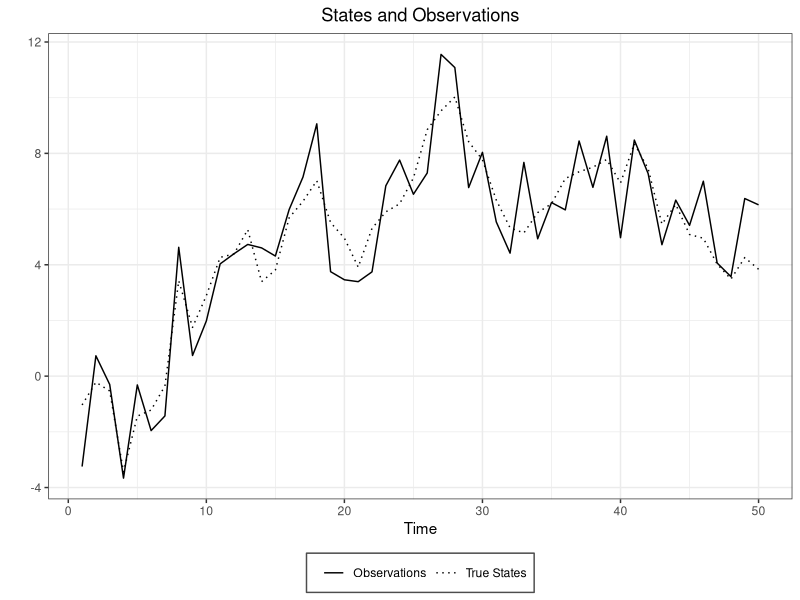
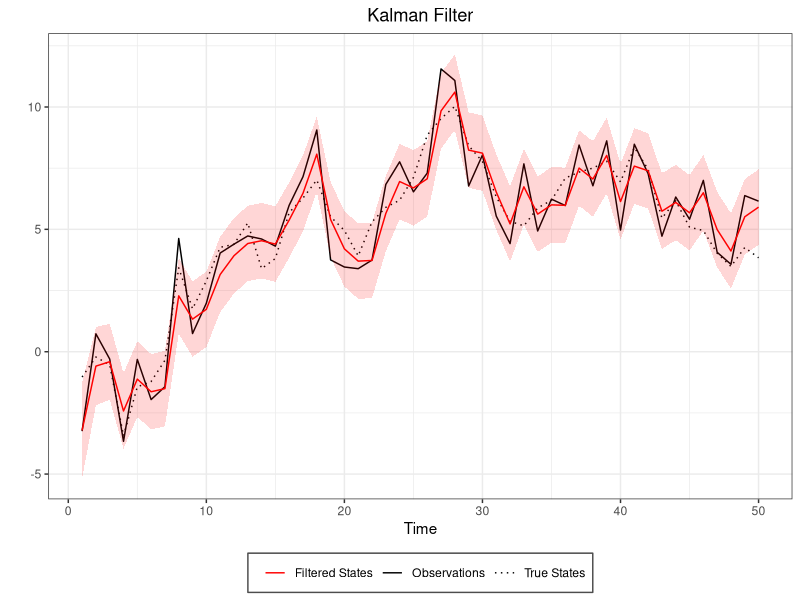
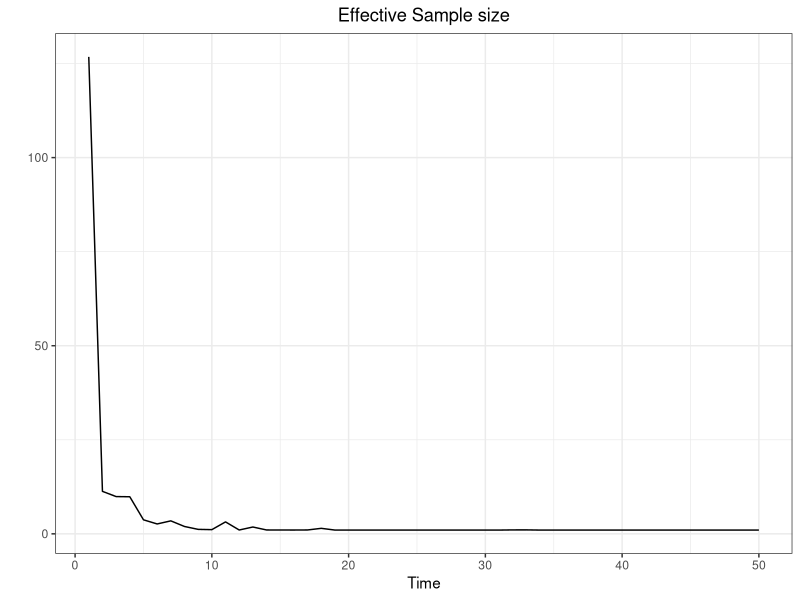
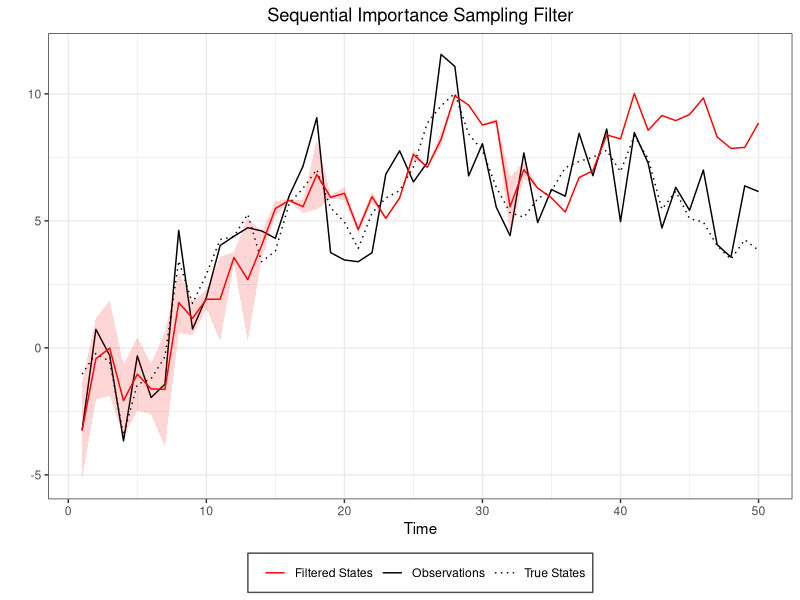
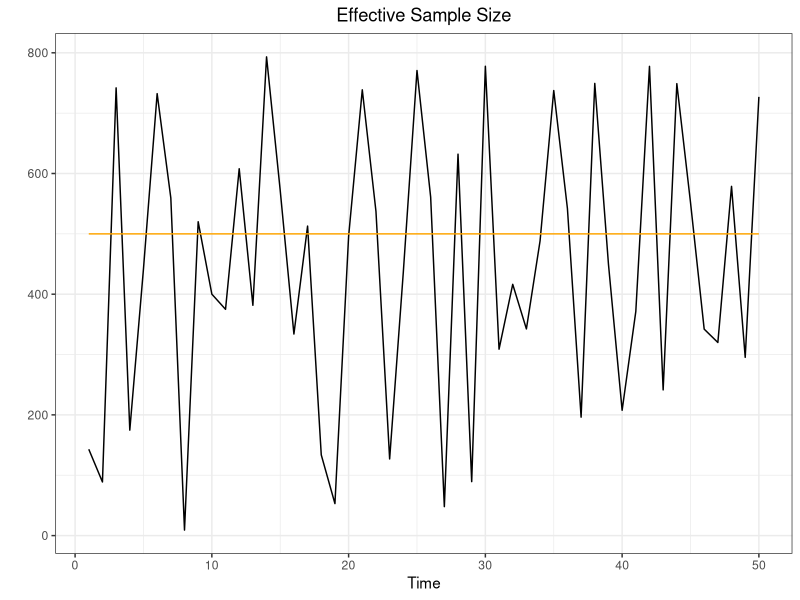
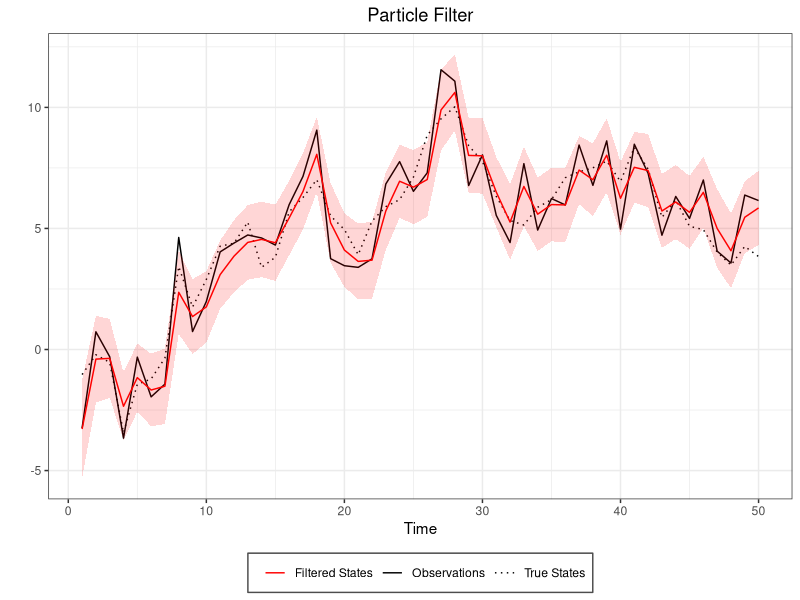
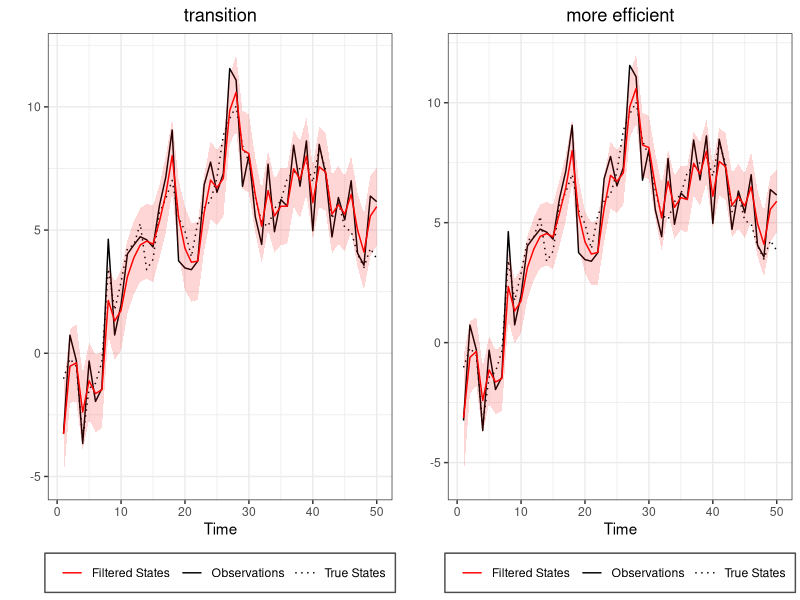
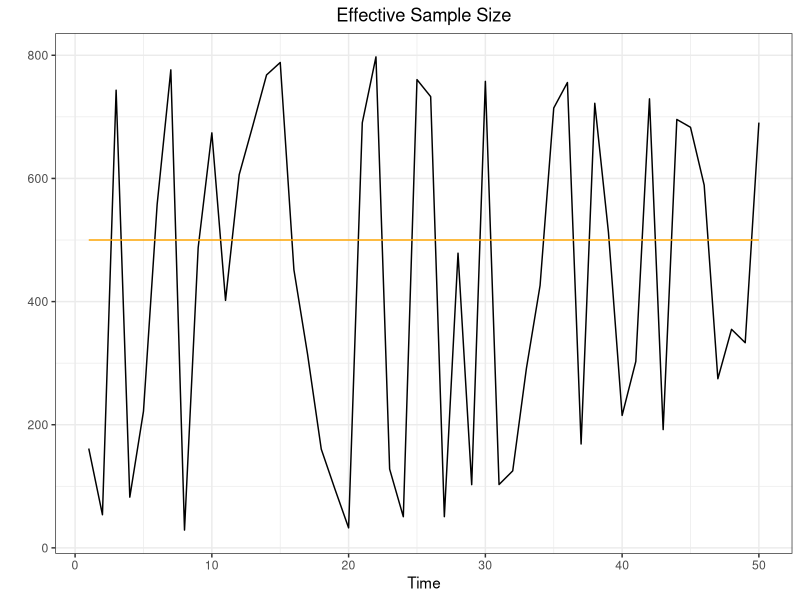

Reproduce these figures in R, in order.
## ---- chunk 1
library(ggplot2)
library(ggpubr)
library(kableExtra)
## ---- chunk 2
#Calcolo intevalli di credibilità
#--------------------------------
Coverage<-function(fun){
  
  Filt<-Filtervalues(fun)
  mean<-Filt$mean
  sd<-Filt$sd
  vec<-NULL
  for(t in 1:length(mean)){
  if(mean[t]-1.96*sd[t]<truex[t] & truex[t]<mean[t]+1.96*sd[t]){vec[t]<-1}else{vec[t]<-0}
  }
  return(mean(vec))
}

#RMSE
#----
RMSE<-function(x,xhat){sqrt(mean((x - xhat)^2))}
## ---- chunk 3
library(ggplot2)
q025=function(x){quantile(x,0.025)}
q975=function(x){quantile(x,0.975)}


set.seed(1991)
dlm.sim = function(n,sigma,tau,x0){
  x    = rep(0,n)  #state process
  y    = rep(0,n)  #obs process
  x[1] = rnorm(1,x0,tau)
  y[1] = rnorm(1,x[1],sigma)
  for (t in 2:n){
    x[t] = rnorm(1,x[t-1],tau)
    y[t] = rnorm(1,x[t],sigma)
  }
  return(list(x=x,y=y))
}

n=50
tau2=1
sigma2=1
sigma=sqrt(sigma2)
tau=sqrt(tau2)
x0=0

sim<-dlm.sim(n,sigma,tau,x0)
y<-sim$y
x<-sim$x
truex<-x

timeframe<-c(1:length(y))
df<-data.frame(timeframe,y,x)

ggplot(df,aes(x=timeframe))+
  geom_line(aes(y=y, linetype="Observations"))+
  geom_line(aes(y=x, linetype="True States"))+
  scale_linetype_manual(name="",
                      values=c("Observations" = 1,
                               "True States" = 3))+
  labs(x="Time",
       y="")+
  ggtitle("States and Observations")+
  theme_bw()+
  theme(legend.direction = "horizontal", legend.position = "bottom", legend.key = element_blank(), 
        legend.background = element_rect(fill = "white", colour = "gray30")) +
  theme(plot.title = element_text(hjust = 0.5))
## ---- chunk 4
DLM<-function(data,sig2,tau2,m0,C0){
  n  = length(data)
  m  = rep(0,n)
  C  = rep(0,n)
  for (t in 1:n){
    if (t==1){
      a = m0
      R = C0 + tau2
    }else{
      a = m[t-1]
      R = C[t-1] + tau2
    }
    A = R/(R+sig2)
    m[t] = (1-A)*a + A*y[t]
    C[t] = A*sig2
  }
  return(list(m=m,C=C))
}
## ---- chunk 5
#Kalman Filter
#-------------
m0=0
C0=100
filtval<-DLM(y,sigma2,tau2,m0,C0)
m<-filtval$m
C<-filtval$C
Low = m + qnorm(0.025)*sqrt(C)
Up = m + qnorm(0.975)*sqrt(C)

#Put everything in a data frate (for ggplot)
timeframe<-c(1:length(y))
DLM.df<-data.frame(timeframe,y,x,m,C,Low,Up)

#Plots (observetions in black and filtered states in red)
ggplot(DLM.df,aes(x=timeframe))+
  geom_line(aes(y=y, col="Observations", linetype="Observations"))+
  geom_line(aes(y=x, col="True States", linetype="True States"))+
  geom_line(aes(y=m, col="Filtered States", linetype="Filtered States"))+
  geom_ribbon(aes(ymin = Low, ymax = Up),
              fill="red",alpha=0.16) +
    scale_color_manual("",
                      values=c("Observations" = "black",
                               "True States" = "black",
                               "Filtered States"= "red"))+
  scale_linetype_manual("",
                      values=c("Observations" = 1,
                               "True States" = 3,
                               "Filtered States"=1))+
  labs(x="Time",
       y="")+
  ggtitle("Kalman Filter")+
  theme_bw()+
    theme(legend.direction = "horizontal", legend.position = "bottom", legend.key = element_blank(), 
        legend.background = element_rect(fill = "white", colour = "gray30")) +
  theme(plot.title = element_text(hjust = 0.5))
## ---- chunk 6
SISfun<-function(data,N,m0,C0,tau,sigma){
  xs<-NULL
  ws<-NULL
  ess<-NULL
  x  = rnorm(N,m0,sqrt(C0))
  w  = rep(1/N,N)
  for(t in 1:length(data)){
    x    = rnorm(N,x,tau)                   #sample from N(x_{t-1},tau)
    w    = w*dnorm(data[t],x,sigma)         #update weight
    xs = rbind(xs,x)
    ws = rbind(ws,w)
    
    wnorm= w/sum(w)                         #normalized weight
    ESS  = 1/sum(wnorm^2)                   #effective sample size
    
    ess =rbind(ess,ESS)
  }
  
  return(list(xs=xs,ws=ws,ess=ess))
}
## ---- chunk 7
N=1000
sis<-SISfun(y,N,m0,C0,tau,sigma)
sisxs<-sis$xs
sisws<-sis$ws
sisess<-sis$ess
sis.data<-data.frame(df,sisxs,sisws,sisess)

ggplot(sis.data,aes(x=timeframe))+
  geom_line(aes(y=sisess))+
    labs(x="Time",
       y="")+
  ggtitle("Effective Sample size")+
  theme_bw()+
  theme(plot.title = element_text(hjust = 0.5))
## ---- chunk 8
Filtervalues<-function(fun){
  xhat<-sapply(1:n,function(i)
    weighted.mean(fun$xs[i,],fun$ws[i,]))
  sdhat<-sapply(1:n,function(i)
    sqrt(weighted.mean((fun$xs[i,]-xhat[i])^2,fun$ws[i,])))
  
  return(list(mean=xhat,sd=sdhat))
  
}

Filtplot<-function(dataframe,fun,title){

Filt<-Filtervalues(fun)
mean<-Filt$mean
sd<-Filt$sd
dataframe<-data.frame(dataframe,mean,sd)
  
ggplot(dataframe,aes(x=timeframe))+
  geom_line(aes(y=y, col="Observations", linetype="Observations"))+
  geom_line(aes(y=x, col="True States", linetype="True States"))+
  geom_line(aes(y=mean, col="Filtered States", linetype="Filtered States"))+
  geom_ribbon(aes(ymin = mean-1.96*sd, ymax = mean+1.96*sd),
              fill="red",alpha=0.16) +
    scale_color_manual("",
                      values=c("Observations" = "black",
                               "True States" = "black",
                               "Filtered States"= "red"))+
  scale_linetype_manual("",
                      values=c("Observations" = 1,
                               "True States" = 3,
                               "Filtered States"=1))+
  labs(x="Time",
       y="")+
  ggtitle(title)+
  theme_bw()+
    theme(legend.direction = "horizontal", legend.position = "bottom", legend.key = element_blank(), 
        legend.background = element_rect(fill = "white", colour = "gray30")) +
  theme(plot.title = element_text(hjust = 0.5))
}

Filtplot(df,sis,title="Sequential Importance Sampling Filter")

## ---- chunk 9
PFfun<-function(data,N,m0,C0,tau,sigma,r){
  if(missing(r)){r=2}else{}
  xs<-NULL
  ws<-NULL
  ess<-NULL
  x  = rnorm(N,m0,sqrt(C0))
  w  = rep(1/N,N)
   
  for(t in 1:length(data)){
    
    x<-rnorm(N,x,tau)
    w1<-w*dnorm(data[t],x,sigma)
    
    w = w1/sum(w1)
    ESS  = 1/sum(w^2)
    
    if(ESS<(N/r)){
      index<-sample(N,size=N,replace=T,prob=w)
      x<-x[index]
      w<-rep(1/N,N)
    }else{}
    
    xs = rbind(xs,x)
    ws = rbind(ws,w)
    ess =rbind(ess,ESS)
  }
  return(list(xs=xs,ws=ws,ess=ess))
}
## ---- chunk 10
N=1000

pf<-PFfun(y,N,m0,C0,tau,sigma)

ESSplot<-function(dataframe,fun,threshold){
if(missing(threshold)){threshold=T}else{}
xs<-fun$xs
ws<-fun$ws
ess<-fun$ess
dt<-data.frame(dataframe,xs,ws,ess)

ggplot(dt,aes(x=timeframe))+
  geom_line(aes(y=ess))+
  geom_line(aes(y=500),col="orange")+
  labs(x="Time",
       y="")+
  ggtitle("Effective Sample Size")+
  theme_bw()+
  theme(plot.title = element_text(hjust = 0.5))
}
ESSplot(df,pf)

## ---- chunk 11
Filtplot(df,pf,"Particle Filter")
## ---- chunk 12
PF2fun<-function(data,N,m0,C0,tau,sigma,r){
  if(missing(r)){r=2}else{}
  xs<-NULL
  ws<-NULL
  ess<-NULL
  x  = rnorm(N,m0,sqrt(C0))
  importancesd<-sqrt(tau - tau^2 /(tau + sigma))
  predsd <- sqrt(sigma+tau)
  w  = rep(1/N,N)
  
  for(t in 1:length(data)){
    
    means<-x+(tau/(tau+sigma))*(data[t]-x)
    x<-rnorm(N,means,importancesd)
    w1<-w*dnorm(data[t],x,predsd)
    
    w = w1/sum(w1)
    ESS  = 1/sum(w^2)
    
    if(ESS<(N/r)){
      index<-sample(N,size=N,replace=T,prob=w)
      x<-x[index]
      w<-rep(1/N,N)
    }else{}
    
    xs = rbind(xs,x)
    ws = rbind(ws,w)
    ess =rbind(ess,ESS)
  }
  return(list(xs=xs,ws=ws,ess=ess))
}
## ---- chunk 13
pf1<-PFfun(y,1000,0,100,1,1)
pf2<-PF2fun(y,1000,0,100,1,1)
plotpf1<-Filtplot(df,pf1,"transition")
plotpf2<-Filtplot(df,pf2,"more efficient")

ggarrange(plotpf1,plotpf2)
## ---- chunk 14
Comparethetwo<-matrix(NA,nrow=2,ncol=2)
colnames(Comparethetwo)<-c("Coverage","RMSE")
rownames(Comparethetwo)<-c("transition","more efficient")
Comparethetwo[1,1]<-Coverage(pf1)
Comparethetwo[2,1]<-Coverage(pf2)
Comparethetwo[1,2]<-RMSE(truex,Filtervalues(pf1)$mean)
Comparethetwo[2,2]<-RMSE(truex,Filtervalues(pf2)$mean)
## ---- chunk 15
kbl(Comparethetwo, align="c", longtable = T, booktabs = T, caption="Comparison",digits=3)
## ---- chunk 16
GPFfun<-function(data,N,m0,C0,tau,sigma,r){
 if(missing(r)){r=2}else{}
   xs<-NULL
  ws<-NULL
  ess<-NULL
  x  = rnorm(N,m0,sqrt(C0))
  w  = rep(1/N,N)
  
  for(t in 1:length(data)){
    
    xprev<-x
    x<-rnorm(N,x,tau)
    w1<-w*dnorm(data[t],x,sigma)*dnorm(x,xprev,tau)*I(x>0)/dnorm(x,xprev,tau)
    
    w = w1/sum(w1)
    ESS  = 1/sum(w^2)
    
    if(ESS<(N/r)){
      index<-sample(N,size=N,replace=T,prob=w)
      x<-x[index]
      w<-rep(1/N,N)
    }else{}
    
    xs = rbind(xs,x)
    ws = rbind(ws,w)
    ess =rbind(ess,ESS)
  }
  return(list(xs=xs,ws=ws,ess=ess))
}
## ---- chunk 17
APFfun<-function(data,N,m0,C0,tau,sigma,r){
  if(missing(r)){r=2}else{}
  xs<-NULL
  ws<-NULL
  ess<-NULL
  x  = rnorm(N,m0,sqrt(C0))
  w  = rep(1/N,N)
  
  for(t in 1:length(data)){
    
    weight = w*dnorm(data[t],x,sigma)
    k   = sample(1:N,size=N,replace=TRUE,prob=weight)
    x1   = rnorm(N,x[k],tau)
    lw  = dnorm(data[t],x1,sigma,log=TRUE)-dnorm(data[t],x[k],sigma,log=TRUE)
    w   = exp(lw)
    w   = w/sum(w)
    ESS  = 1/sum(w^2)
    
    if(ESS<(N/r)){
      index<-sample(N,size=N,replace=T,prob=w)
      x1<-x1[index]
      w<-rep(1/N,N)
    }else{}
    
    x <- x1
    xs = rbind(xs,x)
    ws = rbind(ws,w)
    ess =rbind(ess,ESS)
    
  }
  return(list(xs=xs,ws=ws,ess=ess))
}
## ---- chunk 18
apf<-APFfun(y,N,m0,C0,tau,sigma)
ESSplot(df,apf)
## ---- chunk 19
Filtplot(df,apf,"Particle Filter")
## ---- chunk 20
LWfun<-function(data,N,m0,C0,alphav,betav,alphaw,betaw,delta,unif,r){
  if(missing(r)){r=2}else{}
  xs     = rnorm(N,m0,sqrt(C0))
  if(unif==T){
  pars   = cbind(runif(N,0,10),runif(N,0,10))}else{}
  pars   = cbind(rgamma(N,shape=alphav,scale=betav),rgamma(N,shape=alphaw,scale=betaw))
  a      = (3*delta-1)/(2*delta)
  h2     = 1-a^2
  parss  = array(0,c(N,2,n))
  xss    = NULL
  ws     = NULL
  ess    = NULL
  w      = rep(1/N,N)
  for (t in 1:length(data)){
    meanV = weighted.mean(pars[,1],w)
    varV  = weighted.mean((pars[,1]-meanV)^2,w)
    meanW = weighted.mean(pars[,2],w)
    varW  = weighted.mean((pars[,2]-meanW)^2,w)
    
    muV = a*pars[,1]+(1-a)*meanV
    sigma2V = (1-a^2)*varV
    alphaV = muV^2/sigma2V
    betaV = muV/sigma2V
    
    muW = a*pars[,1]+(1-a)*meanW
    sigma2W = (1-a^2)*varW
    alphaW = muW^2/sigma2W
    betaW = muW/sigma2W
    
    weight      = w*dnorm(data[t],xs,sqrt(muV))
    k           = sample(1:N,size=N,replace=T,prob=weight)
    
    pars[,1]<-rgamma(N,shape=alphaV[k],rate=betaV[k])
    pars[,2]<-rgamma(N,shape=alphaW[k],rate=betaW[k])
    
    xsprevious<-xs[k]
    xs = rnorm(N,xs[k],sqrt(pars[,2]))
    
    w           = exp(dnorm( data[t],xs,sqrt(pars[,1]),log=T)-
                        dnorm( data[t],xsprevious,sqrt(muV[k]),log=T))
    w           = w/sum(w)
    ESS         = 1/sum(w^2)
    
    if(ESS<(N/r)){
      index<-sample(N,size=N,replace=T,prob=w)
      xs<-xs[index]
      pars<-pars[index,]
      w<-rep(1/N,N)
    }else{
      xs<-xs
      pars<-pars
    }
    
    
    xss         = rbind(xss,xs)
    parss[,,t]  = pars 
    ws          = rbind(ws,w)
    ess         = rbind(ess,ESS)
  }
  return(list(xss=xss,parss=parss,ws=ws,ess=ess))
}
## ---- chunk 21
delta=0.7
lwf<-LWfun(y,N,m0,C0,1,1,1,1,delta,unif=T)
ESSplot(df,lwf)
## ---- chunk 22
Filtplot(df,lwf,"Liu and West Filter")
## ---- chunk 23


Kalmanvarplot<-ggplot(DLM.df,aes(x=timeframe))+
  geom_line(aes(y=C))+
  labs(x="Time",
       y="")+
  ggtitle("Kalman Filter")+
  theme_bw()


Varplot<-function(dataframe,fun,title){

Filt<-Filtervalues(fun)
mean<-Filt$mean
sd<-Filt$sd
dataframe<-data.frame(dataframe,mean,sd)

ggplot(dataframe,aes(x=timeframe))+
geom_line(aes(y=sd))+
  labs(x="Time",
       y="")+
  ggtitle(title)+
  theme_bw()

}


Varsisplot<-Varplot(df,sis,"SIS")
Varpfplot<-Varplot(df,pf,"PF")
Varapfplot<-Varplot(df,pf,"APF")
Varlwplot<-Varplot(df,pf,"LW")

ggarrange(Kalmanvarplot,Varsisplot,Varpfplot,Varapfplot,Varlwplot)

## ---- chunk 24
truex<-x
estimatedx<-matrix(NA,ncol=6,nrow=6)
colnames(estimatedx)<-c("N","Threshold","KF","PF","APF","LWF")
estimatedx[,1]<-c(20,100,500,1000,1000,1000)
estimatedx[,2]<-c(0.5,0.5,0.5,0.5,0.25,0.1)


i=1
for(N in c(20,100,500)){

DLM1<-DLM(y,sigma2,tau2,m0,C0)
pf1<-PFfun(y,N,m0,C0,tau,sigma)
apf1<-APFfun(y,N,m0,C0,tau,sigma)
lwf1<-LWfun(y,N,m0,C0,1,1,1,1,delta,unif=T)

estimatedx[i,3]<-RMSE(truex,DLM1$m)
estimatedx[i,4]<-RMSE(truex,Filtervalues(pf1)$mean)
estimatedx[i,5]<-RMSE(truex,Filtervalues(apf1)$mean)
estimatedx[i,6]<-RMSE(truex,Filtervalues(lwf1)$mean)
i=i+1

}

i=4
for(k in c(2,5,10)){
  N=1000
DLM2<-DLM(y,sigma2,tau2,m0,C0)
pf2<-PFfun(y,N,m0,C0,tau,sigma,r=k)
apf2<-APFfun(y,N,m0,C0,tau,sigma,r=k)
lwf2<-LWfun(y,N,m0,C0,1,1,1,1,delta,unif=T,r=k)

estimatedx[i,3]<-RMSE(truex,DLM2$m)
estimatedx[i,4]<-RMSE(truex,Filtervalues(pf2)$mean)
estimatedx[i,5]<-RMSE(truex,Filtervalues(apf2)$mean)
estimatedx[i,6]<-RMSE(truex,Filtervalues(lwf2)$mean)
i=i+1


}



## ---- chunk 25
kbl(estimatedx[1:3,], align="c", longtable = T, booktabs = T, caption="RMSE",digits=3)
## ---- chunk 26
kbl(estimatedx[4:6,], align="c", longtable = T, booktabs = T, caption="RMSE",digits=3)
## ---- chunk 27
#############################
#
#   y(t) = exp(h(t)/2)*v(t)
#   x(t) = alpha + beta*x(t-1) + tau*w(t)
#
#   v(t) ~ N(0,1)
#   w(t) ~ N(0,1)
#   x(0) ~ N(0,100)
#
#   PRIOR ON alpha,beta,tau2

# Simulating the data
# -------------------
set.seed(12345)
n     =  50
alpha = -0.0031
beta  =  0.9951
tau2  =  0.0074
tau   = sqrt(tau2)
y     = rep(0,n)
x     = rep(0,n)
x[1]  = alpha/(1-beta)
y[1]  = rnorm(1,0,exp(x[1]/2))
for (t in 2:n){
  x[t] = alpha + beta*x[t-1] + rnorm(1,0,tau)
  y[t] = rnorm(1,0,exp(x[t]/2))
}
alpha.true = alpha
beta.true  = beta
tau2.true  = tau2

timeframe<-c(1:length(y))
dfsv<-data.frame(timeframe,y,x)
## ---- chunk 28
n=50
tau2=1
sigma2=1
sigma=sqrt(sigma2)
tau=sqrt(tau2)
x0=0

ggplot(dfsv,aes(x=timeframe))+
  geom_line(aes(y=y, linetype="Observations"))+
  geom_line(aes(y=x, linetype="True States"))+
  scale_linetype_manual(name="",
                      values=c("Observations" = 1,
                               "True States" = 3))+
  labs(x="Time",
       y="")+
  ggtitle("States and Observations")+
  theme_bw()+
  theme(legend.direction = "horizontal", legend.position = "bottom", legend.key = element_blank(), 
        legend.background = element_rect(fill = "white", colour = "gray30")) +
  theme(plot.title = element_text(hjust = 0.5))
## ---- chunk 29
SVPFfun<-function(data,N,m0,C0,alpha,beta,tau,r){
  if(missing(r)){r=2}else{}
  xs<-NULL
  ws<-NULL
  ess<-NULL
  x  = rnorm(N,m0,sqrt(C0))
  w  = rep(1/N,N)
   
  for(t in 1:length(data)){
    
    x<-rnorm(N,alpha+beta*x,tau)
    w1<-w*dnorm(data[t],0,exp(x/2))
    
    w = w1/sum(w1)
    ESS  = 1/sum(w^2)
    
    if(ESS<(N/r)){
      index<-sample(N,size=N,replace=T,prob=w)
      x<-x[index]
      w<-rep(1/N,N)
    }else{}
    
    xs = rbind(xs,x)
    ws = rbind(ws,w)
    ess =rbind(ess,ESS)
  }
  return(list(xs=xs,ws=ws,ess=ess))
}
## ---- chunk 30
SVAPFfun<-function(data,N,m0,C0,alpha,beta,tau,r){
  if(missing(r)){r=2}else{}
  xs<-NULL
  ws<-NULL
  ess<-NULL
  x  = rnorm(N,m0,sqrt(C0))
  w  = rep(1/N,N)
  
  for(t in 1:length(data)){
    
    weight = w*dnorm(data[t],0,exp(x/2))
    k   = sample(1:N,size=N,replace=TRUE,prob=weight)
    x1   = rnorm(N,alpha+beta*x[k],tau)
    lw  = dnorm(data[t],0,exp(x/2),log=TRUE)-dnorm(data[t],0,exp(x/2),log=TRUE)
    w   = exp(lw)
    w   = w/sum(w)
    ESS  = 1/sum(w^2)
    
    if(ESS<(N/r)){
      index<-sample(N,size=N,replace=T,prob=w)
      x1<-x1[index]
      w<-rep(1/N,N)
    }else{}
    
    x <- x1
    xs = rbind(xs,x)
    ws = rbind(ws,w)
    ess =rbind(ess,ESS)
    
  }
  return(list(xs=xs,ws=ws,ess=ess))
}
## ---- chunk 31
# Data and prior hyperparameters 
# ------------------------------
m0      = 0.0
C0      = 0.1
sC0     = sqrt(C0)
ealpha  = alpha
valpha  = 0.01
ebeta    = beta
vbeta    = 0.01
nu      = 3
lambda  = tau2
## ---- chunk 32
SVLWfun<-function(data,N,m0,C0,ealpha,valpha,ebeta,vbeta,nu,lambda){

xs = rnorm(N,m0,sqrt(C0))
pars   = cbind(rnorm(N,ealpha,sqrt(valpha)),rnorm(N,ebeta,sqrt(vbeta)),
               log(1/rgamma(N,nu/2,nu*lambda/2)))
delta  = 0.75
a      = (3*delta-1)/(2*delta)
h2     = 1-a^2
parss  = array(0,c(N,3,n))
xss    = NULL
ws     = NULL
ESS    = NULL
w      = rep(1/N,N)
for (t in 1:length(data)){
  
  #mpar        = apply(pars,2,mean) #alternatively use this 
  mpar<-c()
  for(i in 1:3){
  mpar[i]    = weighted.mean(pars[,i],w)
  }
  
  vpar        = var(pars)
  ms          = a*pars+(1-a)*matrix(mpar,N,3,byrow=T)
  mus         = pars[,1]+pars[,2]*xs 
  weight      = w*dnorm(data[t],0,exp(mus/2))
  k           = sample(1:N,size=N,replace=T,prob=weight)
  ms1         = ms[k,] + matrix(rnorm(3*N),N,3)%*%chol(h2*vpar)
  xt          = rnorm(N,ms1[,1]+ms1[,2]*xs[k],exp(ms1[,3]/2))
  w           = dnorm(data[t],0,exp(xt/2))/dnorm(data[t],0,exp(mus[k]/2))
  w           = w/sum(w)
  ESS         = 1/sum(w^2)
  
  
  if(ESS<(N/2)){
    index<-sample(N,size=N,replace=T,prob=w)
    xs<-xt[index]
    pars<-ms1[index,]
    w<-rep(1/N,N)
  }else{
    xs<-xt
    pars<-ms1
  }
  
  xss         = rbind(xss,xs)
  parss[,,t]  = pars 
  ws          = rbind(ws,w)
}
return(list(xs=xss,pars=parss,ws=ws))
}
## ---- chunk 33
#Kalman Filter
#-------------
m0=0
C0=100
filtval<-DLM(y,sigma2,tau2,m0,C0)
m<-filtval$m
C<-filtval$C
Low = m + qnorm(0.025)*sqrt(C)
Up = m + qnorm(0.975)*sqrt(C)

#Put everything in a data frate (for ggplot)
timeframe<-c(1:length(y))
DLM.df<-data.frame(timeframe,y,x,m,C,Low,Up)

#Plots (observetions in black and filtered states in red)
plot0<-ggplot(DLM.df,aes(x=timeframe))+
  geom_line(aes(y=y, col="Observations", linetype="Observations"))+
  geom_line(aes(y=x, col="True States", linetype="True States"))+
  geom_line(aes(y=m, col="Filtered States", linetype="Filtered States"))+
  geom_ribbon(aes(ymin = Low, ymax = Up),
              fill="red",alpha=0.16) +
    scale_color_manual("",
                      values=c("Observations" = "black",
                               "True States" = "black",
                               "Filtered States"= "red"))+
  scale_linetype_manual("",
                      values=c("Observations" = 1,
                               "True States" = 3,
                               "Filtered States"=1))+
    coord_cartesian(ylim=c(-6,6))+
  labs(x="Time",
       y="")+
  ggtitle("Kalman Filter")+
  theme_bw()+
    theme(legend.direction = "horizontal", legend.position = "bottom", legend.key = element_blank(), 
        legend.background = element_rect(fill = "white", colour = "gray30")) +
  theme(plot.title = element_text(hjust = 0.5))
## ---- chunk 34
set.seed(12345)
N=5000
svpf<-SVPFfun(y,N,m0,C0,alpha,beta,tau)
svapf<-SVAPFfun(y,N,m0,C0,alpha,beta,tau)
svlw<-SVLWfun(y,N,m0,C0,ealpha,valpha,ebeta,vbeta,nu,lambda)
## ---- chunk 35
plot1<-Filtplot(dfsv,svpf,"Particle Filter")
plot2<-Filtplot(dfsv,svapf,"Auxiliary Particle Filter")
plot3<-Filtplot(dfsv,svlw,"Liu e West Filter")

ggarrange(plot0,plot1,plot2,plot3)
